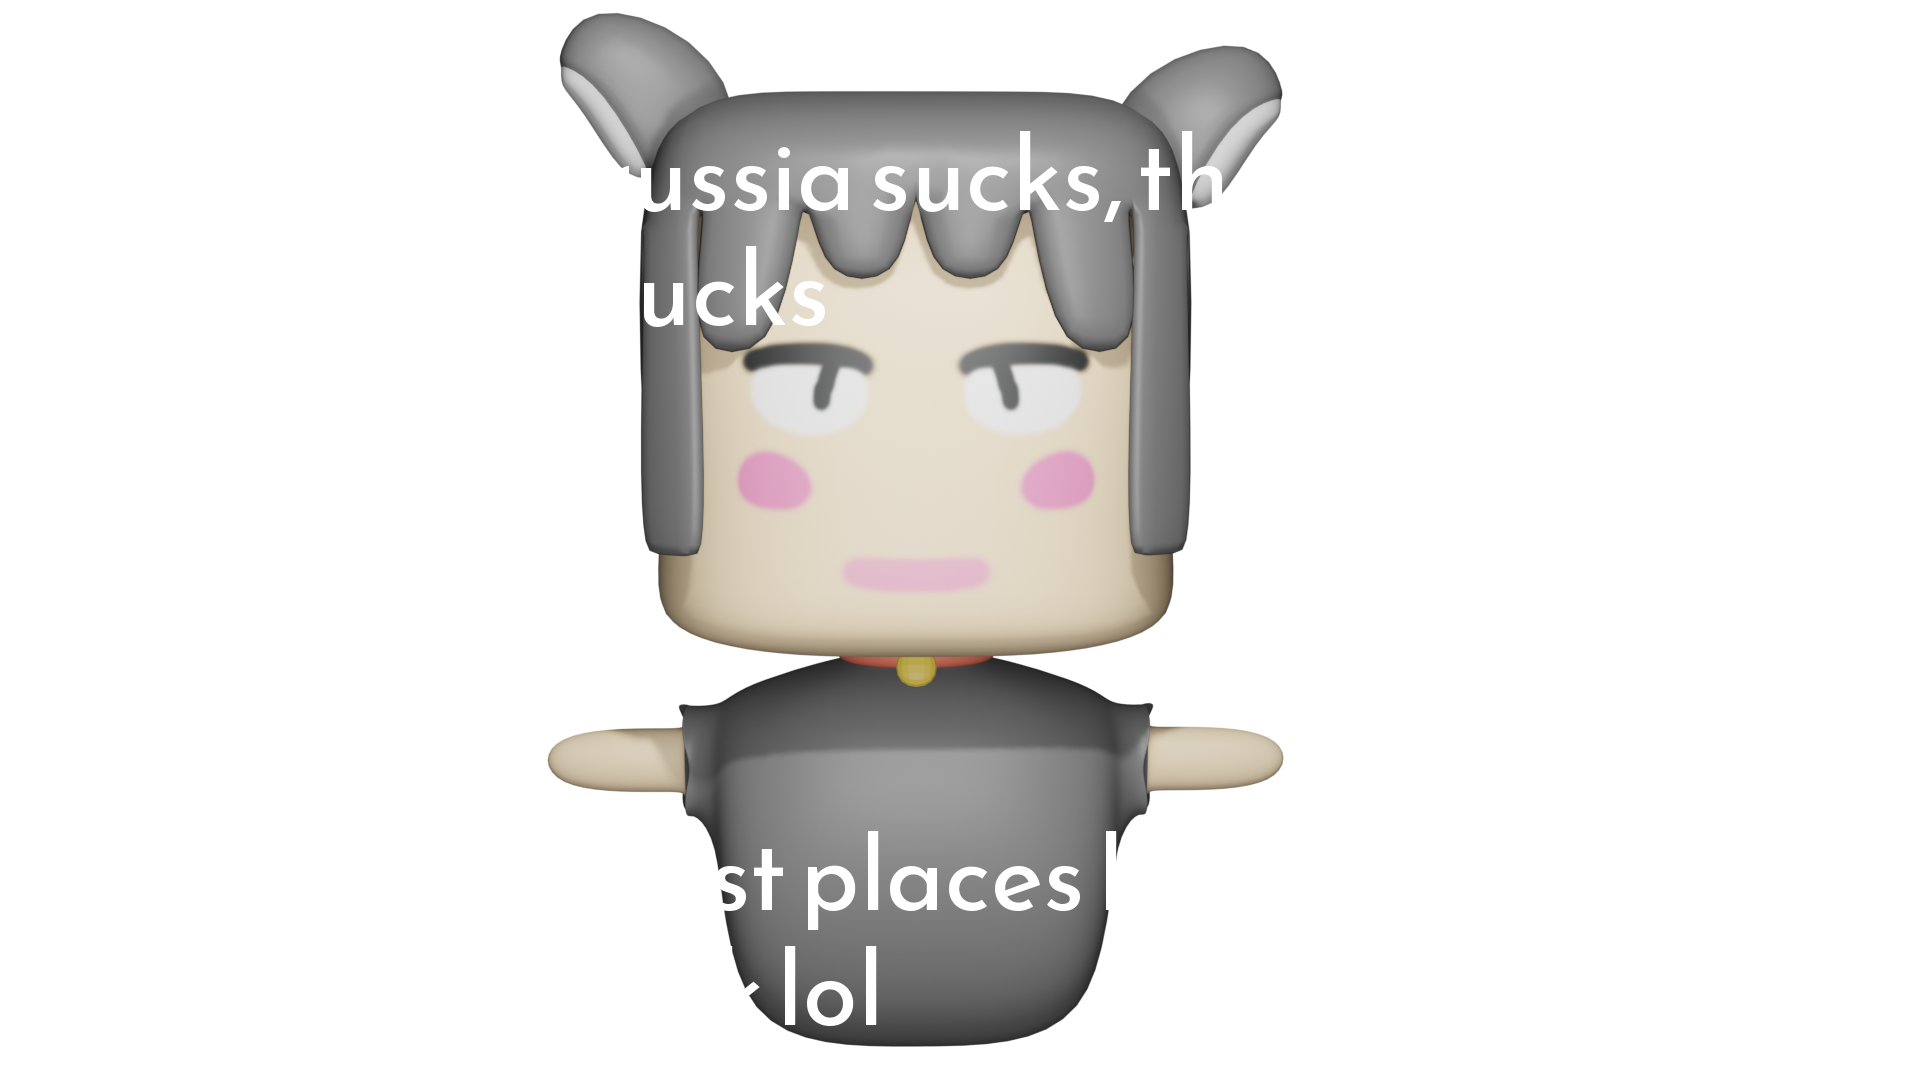

The Python source for this figure:
from PIL import Image, ImageDraw, ImageFont
import textwrap
import os
import pyperclip

toptext = input('top: ')
toptext = '\n'.join(textwrap.wrap(toptext, width=20))
bottomtext = input("bottom: ")
bottomtext = '\n'.join(textwrap.wrap(bottomtext, width=20))
image = Image.open("C:\\SGZ_Pro\\Hobbys\\Drawings\\Digital_Art\\Blender\\Render\\kmart.png")
draw = ImageDraw.Draw(image)
dubai = ImageFont.truetype("C:\SGZ_Pro\Hobbys\Media\\ReemKufi-Regular.ttf", 100)

W, H = (1920,1080)
wt, ht = draw.textsize(toptext, font=dubai)
wb, hb = draw.textsize(bottomtext, font=dubai)
shadowcolor = "#161616"
draw.text(((W-wt)/2,100), toptext, font=dubai, fill="#ffffff")
draw.text(((W-wb)/2,800), bottomtext, font=dubai, fill="#ffffff")

image.save("meme.png", "PNG")
image.show()
